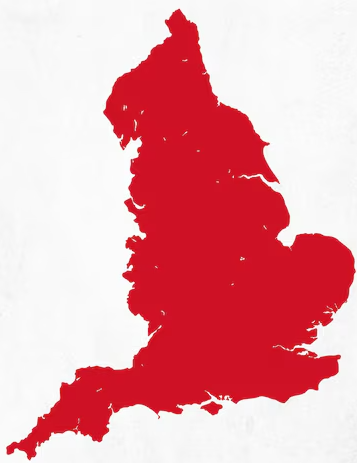
#> input picture coastline.png, 357 x 463 px
$ python IAtest.py
#> lines starting #> are read from the running program, lines starting #| are printed output that depends on the picture; after the words box and inside, x2 and y2 are one past the last pixel; in counts of white or black regions, pixels touching at a corner belong together; long printed decimals are rounded
#!/usr/bin/env python3
# -*- coding: utf-8 -*-
"""
Script Python pour estimer la dimension fractale d'une image (exemple : côte de l'Angleterre)
en utilisant la méthode du box-counting.
"""

import numpy as np
import matplotlib.pyplot as plt
from PIL import Image


def boxcount(Z, box_size):
    """
    Compte le nombre de boîtes de taille box_size qui contiennent une partie non nulle (c'est-à-dire
    une partie de l'objet).

    Paramètres :
      Z : tableau 2D (image binaire)
      box_size : taille de la boîte

    Retourne :
      nombre_de_boites : Nombre de boîtes contenant une partie de l'objet.
    """
    # On découpe l'image en sous-tableaux de taille box_size x box_size
    S = np.add.reduceat(
            np.add.reduceat(Z, np.arange(0, Z.shape[0], box_size), axis=0),
            np.arange(0, Z.shape[1], box_size), axis=1)

    # Une boîte compte si elle n'est ni complètement vide (0) ni complètement pleine (box_size*box_size)
    return np.sum((S > 0) & (S < box_size * box_size))


def fractal_dimension(Z, threshold=128):
    """
    Calcule la dimension fractale d'une image 2D (tableau numpy) en utilisant la méthode du box-counting.

    Paramètres :
      Z : image 2D (tableau numpy, par exemple en niveaux de gris)
      threshold : seuil pour convertir l'image en binaire (0-255)

    Retourne :
      D : dimension fractale estimée
      sizes : liste des tailles de boîte utilisées
      counts: liste des comptes de boîtes correspondants
    """
    # Conversion de l'image en binaire (0,1)
    Z = np.asarray(Z)
    # On considère les pixels inférieurs au seuil comme faisant partie de l'objet (par exemple, la côte)
    Z = (Z < threshold).astype(np.uint8)

    # Détermine la taille minimale (la dimension la plus petite de l'image)
    p = min(Z.shape)
    # On utilise la plus grande puissance de 2 inférieure à p pour avoir des boîtes de taille exactement puissance de 2
    n = 2 ** np.floor(np.log2(p))
    n = int(n)

    # Prépare la liste des tailles de boîte (puissances de 2)
    sizes = 2 ** np.arange(int(np.log2(n)), 1, -1)
    counts = []

    for size in sizes:
        counts.append(boxcount(Z, size))

    # Calcul de la pente de la droite dans le diagramme log-log :
    # log(N(box)) = -D * log(box_size) + constant
    coeffs = np.polyfit(np.log(sizes), np.log(counts), 1)
    D = - coeffs[0]

    return D, sizes, counts


if __name__ == "__main__":
    # Chargement de l'image représentant la côte (par exemple "coastline.png")
    # Vous pouvez utiliser une image en niveaux de gris où la côte est représentée en noir sur fond blanc.
    filename = "coastline.png"
    try:
        image = Image.open(filename).convert(
            'L')  # conversion en niveaux de gris
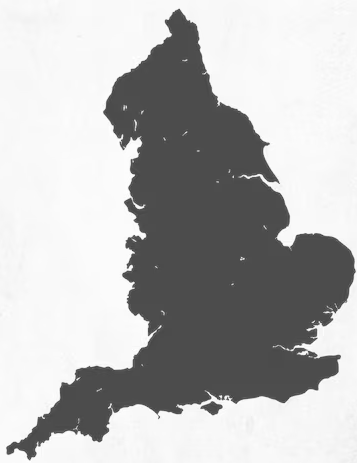
#> image: PIL image 357x463 L; min 57, max 255, mean 183.4
    except Exception as e:
        print(f"Erreur lors de l'ouverture de l'image : {e}")
        exit()

    image_data = np.array(image)

    # Vous pouvez ajuster le seuil en fonction de votre image
    D, sizes, counts = fractal_dimension(image_data, threshold=128)
#> in fractal_dimension, `Z = (Z < threshold).astype(np.uint8)`:
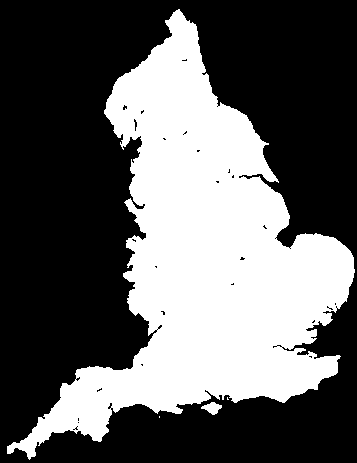
#> Z: shape (463, 357); values 0 (black) and 1 (white), 37.4% white; 4 white regions (2 under 20 px), largest, box (x1, y1, x2, y2) and area: (7, 9, 355, 460) 61611, (201, 402, 222, 415) 154
#> the loop in fractal_dimension, `for size in sizes:` made 7 passes
#> S in boxcount on pass 1: [[24539, 3562], [22948, 10722]]
#> after the loop in fractal_dimension, `for size in sizes:`: counts = [4, 11, 28, 68, 150, 300, 574]
#> in fractal_dimension, `coeffs = np.polyfit(np.log(sizes), np.log(counts), 1)`: coeffs = [-1.19, 8.2]
#> in fractal_dimension, `D = - coeffs[0]`: D = 1.19
#> D = 1.19; sizes = [256, 128, 64, 32, 16, 8, 4]; counts = [4, 11, 28, 68, 150, 300, 574]
    print("Dimension fractale estimée : ", D)
#| Dimension fractale estimée :  1.195

    # Affichage du diagramme log-log
    plt.figure()
    plt.plot(np.log(sizes), np.log(counts), 'o-',
             label=f"Pente = {-np.polyfit(np.log(sizes), np.log(counts), 1)[0]:.3f}")
    plt.xlabel("log(taille de boîte)")
    plt.ylabel("log(nombre de boîtes)")
    plt.title("Diagramme Log-Log pour l'estimation de la dimension fractale")
    plt.legend()
    plt.grid(True)
    plt.show()
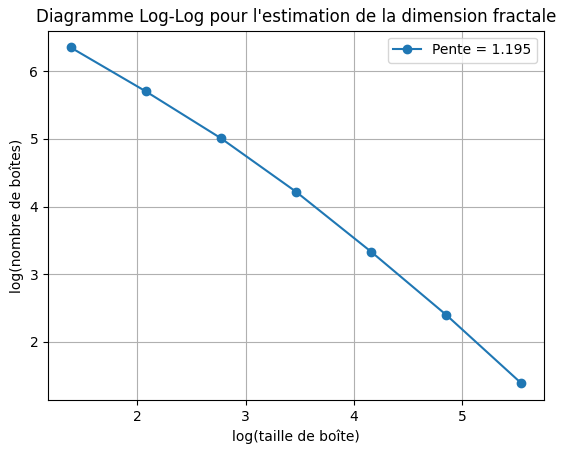
#> figure drawn by matplotlib, 1 panel

$ run again, with btc_price.tif saved as coastline.png
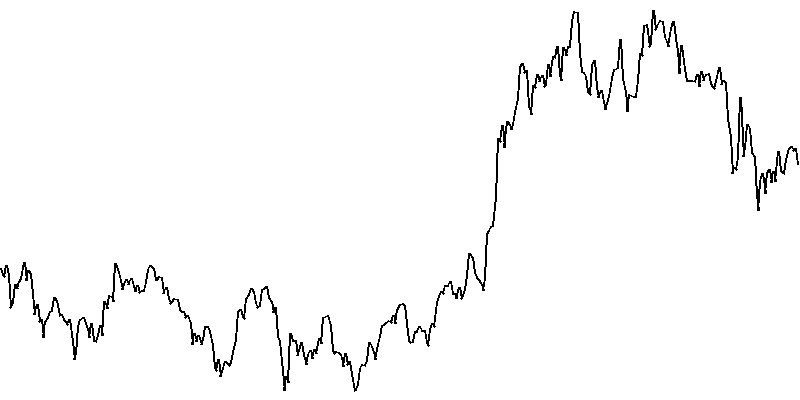
#> input picture btc_price.tif, 800 x 400 px
#> image is the input picture: PIL image 800x400 L; 97.7% white; black in thin lines or dots
#> Z: shape (400, 800); values 0 (black) and 1 (white), 2.3% white in thin lines or dots
#> the loop in fractal_dimension, `for size in sizes:` made 7 passes
#> S in boxcount on pass 1: [[0, 382, 2994, 257], [1985, 1762, 0, 0]]
#> after the loop in fractal_dimension, `for size in sizes:`: counts = [5, 12, 31, 78, 191, 462, 1158]
#> coeffs = [-1.31, 8.88]
#> in fractal_dimension, `D = - coeffs[0]`: D = 1.31
#> `D, sizes, counts = fractal_dimension(image_data, threshold=128)`: sizes = [256, 128, 64, 32, 16, 8, 4]; counts = [5, 12, 31, 78, 191, 462, 1158]
#| Dimension fractale estimée :  1.312
#> `plt.show()`:
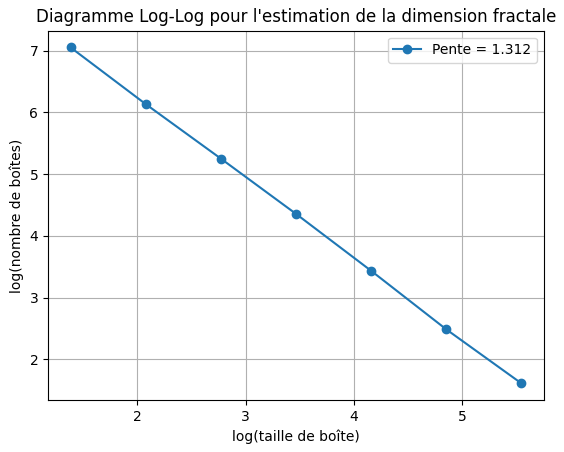
#> figure drawn by matplotlib, 1 panel

$ run again, with flocon_inverted.tif saved as coastline.png
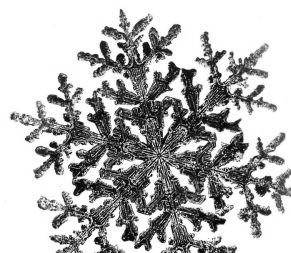
#> input picture flocon_inverted.tif, 291 x 253 px
#> image is the input picture: PIL image 291x253 L; min 0, max 255, mean 182
#> in fractal_dimension, `Z = (Z < threshold).astype(np.uint8)`:
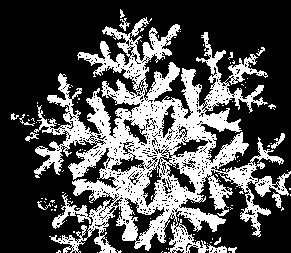
#> Z: shape (253, 291); values 0 (black) and 1 (white), 31.4% white; 117 white regions (105 under 20 px), largest, box (x1, y1, x2, y2) and area: (34, 17, 291, 253) 22453, (271, 133, 285, 149) 79, (119, 18, 130, 31) 55
#> the loop in fractal_dimension, `for size in sizes:` made 6 passes
#> S in boxcount on pass 1: [[2858, 5828, 206], [5069, 8213, 977]]
#> after the loop in fractal_dimension, `for size in sizes:`: counts = [6, 19, 62, 212, 742, 2190]
#> coeffs = [-1.72, 10.12]
#> in fractal_dimension, `D = - coeffs[0]`: D = 1.72
#> `D, sizes, counts = fractal_dimension(image_data, threshold=128)`: sizes = [128, 64, 32, 16, 8, 4]; counts = [6, 19, 62, 212, 742, 2190]
#| Dimension fractale estimée :  1.720
#> `plt.show()`:
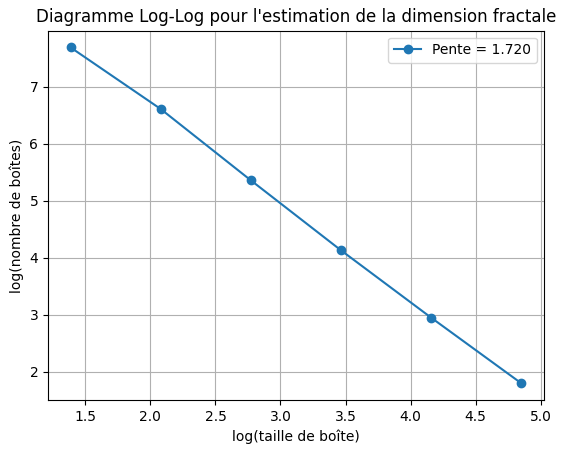
#> figure drawn by matplotlib, 1 panel
